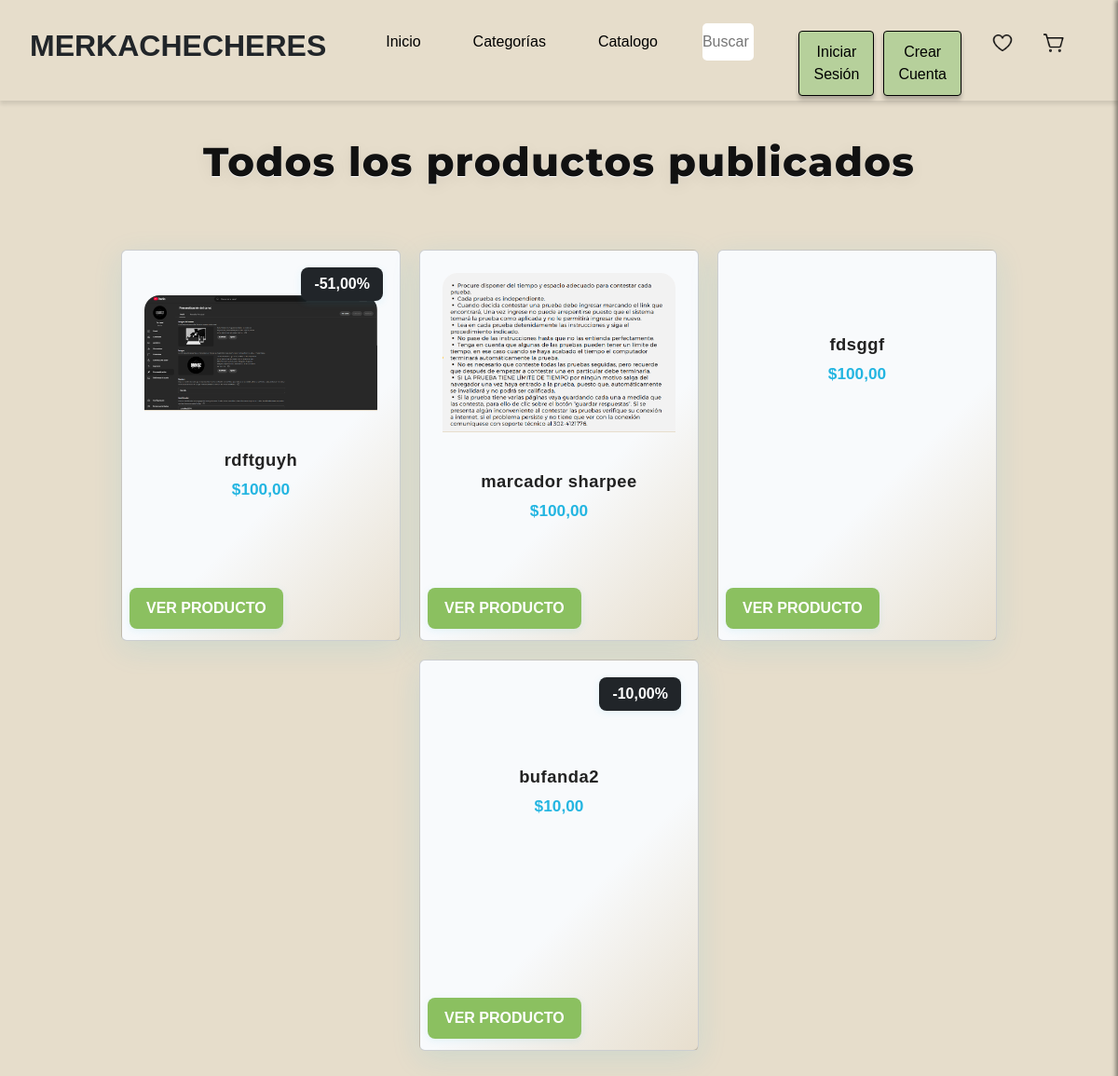
Page /todos-los-productos/ on the earlier database version.
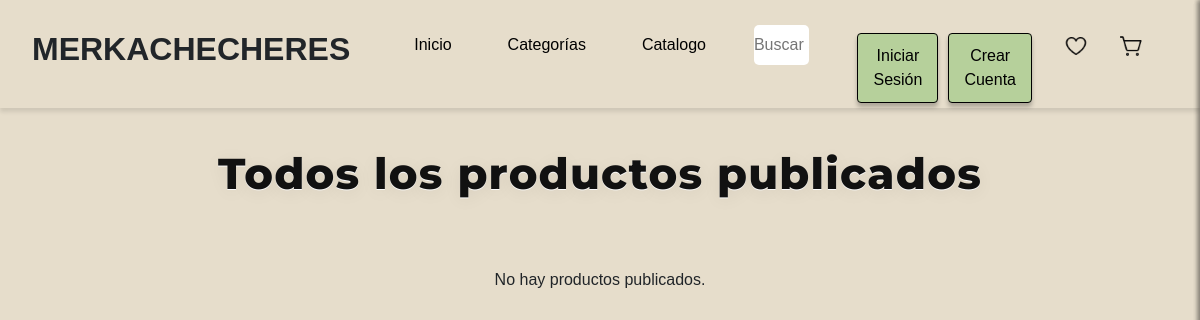
Same page on the later database version.
### merkachecheres/models.py (models this page shows, shortened)
class Producto(models.Model):
    titulo = models.CharField(max_length=255)
    precio = models.DecimalField(max_digits=10, decimal_places=2, default=0.0)
    descuento = models.DecimalField(max_digits=5, decimal_places=2, null=True, blank=True)
    dimensiones = models.CharField(max_length=100, null=True, blank=True)
    stock = models.IntegerField()
    marca = models.CharField(max_length=100, null=True, blank=True)
    vendido = models.BooleanField(default=False)
    vendedor = models.ForeignKey(
        Usuario,
        on_delete=models.CASCADE,
        related_name='productos',
        null=True,  # Permitir valores nulos temporalmente
        blank=True  # Permitir que el formulario no requiera este campo
    )
    categoria = models.ForeignKey(Categoria, on_delete=models.SET_NULL, null=True, blank=True)
    descripcion = models.TextField()
    fecha_publicacion = models.DateTimeField(auto_now_add=True)

class ImagenProducto(models.Model):
    producto = models.ForeignKey(Producto, on_delete=models.CASCADE, related_name='imagenes')
    imagen = models.ImageField(upload_to='productos/imagenes', validators=[validar_extension_imagen])

### merkachecheres/views.py (the view)
# urls.py: path('todos-los-productos/', views.todos_los_productos, name='todos_los_productos'),
def todos_los_productos(request):
    productos = Producto.objects.filter(vendido=False).order_by('-fecha_publicacion')
    carrito = request.session.get('carrito', {})
    usuario = None
    if request.session.get('validar'):
        usuario_id = request.session['validar']['id']
        usuario = Usuario.objects.get(id=usuario_id)
    total_cantidad = len(carrito)
    return render(request, 'todos_los_productos.html', {
        'productos': productos,
        'carrito': carrito,
        'usuario': usuario,
        'total_cantidad': total_cantidad,
    })

### merkachecheres/templates/todos_los_productos.html (shortened to what this page needs)
{% extends "base.html" %}
{% block content %}
{% load static %}
<!DOCTYPE html>
<html lang="en">
<head>
    <link rel="stylesheet" href="{% static 'css/carrito.css' %}">
    <link rel="stylesheet" href="{% static 'css/producto.css' %}">
    <link rel="stylesheet" href="{% static 'css/styleguide.css' %}">
    <link rel="stylesheet" href="{% static 'css/styleguide.css' %}">
    <link rel="stylesheet" href="{% static 'css/user-sidebar.css' %}">
    <link href="https://cdn.jsdelivr.net/npm/bootstrap@5.3.3/dist/css/bootstrap.min.css" rel="stylesheet"
>
    <link rel="stylesheet" href="scripts.js">
    <link href="https://cdn.jsdelivr.net/npm/bootstrap@5.3.0-alpha3/dist/css/bootstrap.min.css" rel="stylesheet">
    <link rel="stylesheet" href="https://cdnjs.cloudflare.com/ajax/libs/font-awesome/6.5.0/css/all.min.css">
</head>
<body>
    <header>
        <div class="navigation">
            <div class="navigation_wrapper">
                <div class="middle_nav_wrapper">
                    <div class="middle_nav">
                        <div class="logo">
                            <div class="text_wrapper">MERKACHECHERES</div>
                        </div>
                        <div class="frame">
                            <div class="div_wrapper">
                                <div class="div">
                                    <button class="dropbtn">Inicio</button>
                                </div>
                            </div>
                            <div class="btn_primary_wrapper">
                                <button class="dropbtn" onclick="window.location.href='{% url 'vercategorias' %}'">Categorías</button>
                            </div>
                            <div class="div_wrapper">
                                <div class="div">
                                    <button class="dropbtn ">Catalogo</button>
                                </div>
                            </div>
                            </div>
                        <div class="buscar">
                            <input type="password" id="password" name="password" placeholder="Buscar algo.." class="navbar">
                        </div>
                        <div class="frame_2">
                            <div class="iniciar_crear_cuenta">
                                <div class="btn_login">
                                    {% if not request.session.validar %}
                                        <button class="button_text_wrapper"
                                            onclick="window.location.href='{% url 'login' %}'">Iniciar Sesión</button>
                                    {% endif %}
                                </div>
                                <div class="btn_registro">
                                    {% if not request.session.validar %}
                                        <button class="button_text_wrapper"
                                            onclick="window.location.href='{% url 'registro' %}'">Crear Cuenta</button>
                                    {% endif %}
                                </div>
                            </div>
                            <div class="icons">
                                <div class="shopping_cart_simple">
                                    <button class="dropbtn">
                                        <img src="{% static 'img/Heart.png' %}" id="heartButton" alt="Inicio">
                                    </button>
                                </div>
                                <div class="shopping_cart_simple2">
                                    <div class="overlap_group">
                                        {% if request.session.validar %}
                                            <button class="dropbtn" id="carrito-button">
                                                <img src="{% static 'img/Shopping.png' %}" id="shoppingCar" alt="Inicio">
                                            </button>
                                        {% else %}
                                            <button class="dropbtn" onclick="window.location.href='{% url 'login' %}'">
                                                <img src="{% static 'img/Shopping.png' %}" id="shoppingCar" alt="Inicio">
                                            </button>
                                        {% endif %}
                                    </div>
                                </div>
                            </div>
                        </div>
                    </div>
                </div>
            </div>
        </div>
    </header>
    {% include 'user_sidebar.html' %}
    <main>
        <h2 class="titulo-todos-productos">Todos los productos publicados</h2>
        <div class="wrapper flex-wrap" style="display: flex; justify-content: center; gap: 20px; flex-wrap: wrap;">
            {% for producto in productos %}
                <div class="card">
                    {% if producto.descuento %}
                    <br>
                        <span class="off bg-dark">-{{ producto.descuento }}%</span>
                    {% endif %}
                    <div class="text-center p-4">
                        <a href="{% url 'producto' producto.id %}">
                            <img src="{{ producto.imagenes.first.imagen.url }}" width="300" class="main-image">
                        </a>
                    </div>
                    <div class="about text-center">
                        <h6>{{ producto.titulo }}</h6>
                        <span>${{ producto.precio }}</span>
                    </div>
                    <div class="cart-button mt-3 px-2 d-flex justify-content-between align-items-center">
                        <button class="btn btn-dark text-uppercase"
                            onclick="window.location.href='{% url 'producto' producto.id %}'">
                            Ver producto
                        </button>
                    </div>
                </div>
            {% empty %}
                <p>No hay productos publicados.</p>
            {% endfor %}
        </div>
        {% endblock %}

### merkachecheres/templates/base.html (shortened to what this page needs)
{% load static %}
<!DOCTYPE html>
<html lang="es">
<head>
    <link rel="stylesheet" href="{% static 'css/todoslosproductos.css' %}">
    <link href="https://cdn.jsdelivr.net/npm/bootstrap@5.3.0/dist/css/bootstrap.min.css" rel="stylesheet">
</head>
<body>
    {% block content %}{% endblock %}
</body>
</html>

### merkachecheres/templates/user_sidebar.html (shortened to what this page needs)
{% load static %}
<head>
    <link rel="stylesheet" href="{% static 'css/styleguide.css' %}">
    <link rel="stylesheet" href="{% static 'css/user-sidebar.css' %}">
    <link href="https://cdn.jsdelivr.net/npm/bootstrap@5.3.0-alpha3/dist/css/bootstrap.min.css" rel="stylesheet">
</head>

### merkachecheres/static/css/todoslosproductos.css (style rules this page uses)
body { font-family: 'Montserrat', 'Roboto', Arial, sans-serif; background-color: #efe9de !important; margin: 0; padding: 0; }
.wrapper { display: flex; flex-wrap: wrap; justify-content: center; gap: 28px; padding: 40px 0 60px 0; width: 100%; min-height: 60vh; }
.titulo-todos-productos { font-size: 2.7rem; font-weight: 800; letter-spacing: 1.2px; margin: 40px 0 28px 0; text-align: center; color: #111 !important; font-family: 'Montserrat', 'Roboto', Arial, sans-serif; background: none; -webkit-background-clip: initial; -webkit-text-fill-color: initial; background-clip: initial; text-shadow: 0 3px 18px #00000011, 0 1px 0 #fff; }

### merkachecheres/static/css/producto.css (style rules this page uses)
* { margin: 0; padding: 0; box-sizing: border-box; font-family: sans-serif; }
body { background-color: hsl(39, 35%, 85%) !important; }
.navigation { width: 100%; display: flex; align-items: center; background-color: var(--beige-30); box-shadow: 0px 4px 4px rgba(0, 0, 0, 0.1); height: 108px; padding: 0 2rem; position: relative; padding-top: 25px; }
.navigation_wrapper, .middle_nav_wrapper { display: flex; align-items: auto; width: 100%; height: 100%; }
.middle_nav { display: flex; align-items: auto; justify-content: space-between; width: 100%; gap: 1rem; }
.logo { font-family: var(--font-family-title); font-weight: 700; color: var(--Negro); font-size: 2rem; white-space: nowrap; margin-right: 2rem; }
.frame { display: flex; gap: 1.5rem; margin-right: auto; }
.dropbtn { background: none; border: none; font-family: var(--font-family-labels); font-size: 1rem; cursor: pointer; padding: 0.5rem 1rem; transition: all 0.3s ease; border-radius: 4px; }
.buscar { flex-grow: 1; max-width: 500px; margin: 0 1rem; position: relative; }
.navbar { width: 100%; padding: 0.8rem 1.2rem; border: 1px solid var(--gris); border-radius: 5px; font-family: var(--font-family-labels); }
.frame_2 { display: flex; gap: 1.5rem; margin-left: 1rem; }
.frame_2 { display: flex; gap: 1.5rem; margin-left: 1rem; justify-content: flex-start; }
.iniciar_crear_cuenta { display: flex; gap:10px; }
.btn_login, .btn_registro { align-items: center; }
.button_text_wrapper { padding: 0.5rem 1rem; border: 1px solid var(--Negro); border-radius: 4px; background: transparent; cursor: pointer; transition: all 0.3s ease; }
.icons { display: flex; gap: 1rem; }
.icons button { background: none; border: none; cursor: pointer; padding: 0.5rem; }
.icons img { width: 24px; height: 24px; transition: transform 0.3s ease; }
.overlap_group { position: relative; }
@media (min-width: 576px) { :root { --base-size: 1.05rem; } }
@media (min-width: 768px) { :root { --base-size: 1.1rem; } }
@media (min-width: 992px) { :root { --base-size: 1.2rem; } }

### merkachecheres/static/css/styleguide.css (style rules this page uses)
:root { --secondary-700: rgba(27, 99, 146, 1); --gray-00: rgba(255, 255, 255, 1); --title-font-family: "Montserrat", Helvetica; --title-font-family-bold: "Montserrat-Bold", Helvetica; --title-font-weight: 700; --title-font-size: 40px; --title-letter-spacing: 0px; --title-line-height: normal; --title-font-style: normal; --description-font-family: "Mukta Vaani", Helvetica; --description-font-weight: 500; --description-font-size: 20px; --description-letter-spacing: 0px; --description-line-height: normal; --description-font-style: normal; --labels-font-family: "Roboto", Helvetica; --labels-font-family-regular: "Roboto-Regular", Helvetica; --labels-font-family-medium: "Roboto-Medium", Helvetica; --labels-font-weight-400: 400; --labels-font-size-12: 12px; --labels-font-size-14: 14px; --labels-font-size-16: 16px; --labels-font-size-18: 18px; --labels-font-size-22: 22px; --labels-font-size-24: 24px; --labels-letter-spacing-0: 0px; --labels-line-height: normal; --labels-font-style: normal; --color-blanco: rgba(255, 255, 255); --color-verde: rgba(146, 184, 105); --color-verde-hover: rgba(146, 184, 105, 1); --color-negro: rgba(0, 0, 0); --color-gris-20: rgba(102, 102, 102, 0.2); --color-gris-25: rgba(102, 102, 102, 0.25); --color-gris-border-35: rgba(102, 102, 102, 0.35); --color-gris-60: rgba(102, 102, 102, 0.6); --color-gris-80: rgba(102, 102, 102, 0.8); --color-gris: rgba(102, 102, 102, 1); --color-rojo: rgba(240, 20, 47, 1); --color-sombra: rgba(0, 0, 0, 0.12); --color-redes-rojo: rgba(219, 74, 57, 1) ; --color-redes-rojo-hover: rgba(196, 56, 45, 1); --color-redes-azul-hover: rgba(54, 84, 159, 1); --color-redes-azul: rgba(66, 103, 178, 1) ; }

Differences in the rows shown:
removed Producto: descuento "51,00", imagenes.first.imagen (picture), titulo "rdftguyh", precio "100,00"
removed Producto: imagenes.first.imagen (picture), titulo "marcador sharpee", precio "100,00"
removed Producto: titulo "fdsggf", precio "100,00"
removed Producto: descuento "10,00", titulo "bufanda2", precio "10,00"
Other differences:
text now shown: "No hay productos publicados."
